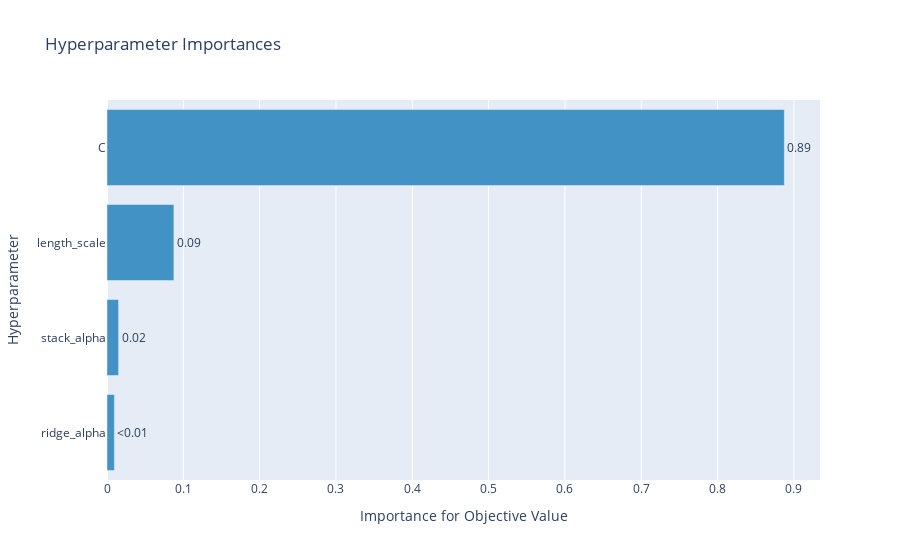

This figure's notebook cell:
### Code cell
plot_param_importances(study)

### Figure 1 — Plotly figure (JSON) as saved in the notebook; plotly's stock layout.template omitted (floating-point values rounded to 4 significant figures)
{"data": [{"cliponaxis": false, "hovertemplate": ["ridge_alpha (FloatDistribution): 0.009651510867111024<extra></extra>", "stack_alpha (FloatDistribution): 0.015146326482770905<extra></extra>", "length_scale (FloatDistribution): 0.08767657987249171<extra></extra>", "C (FloatDistribution): 0.8875255827776264<extra></extra>"], "marker": {"color": "rgb(66,146,198)"}, "orientation": "h", "text": ["<0.01", "0.02", "0.09", "0.89"], "textposition": "outside", "type": "bar", "x": [0.009652, 0.01515, 0.08768, 0.8875], "y": ["ridge_alpha", "stack_alpha", "length_scale", "C"]}], "layout": {"showlegend": false, "title": {"text": "Hyperparameter Importances"}, "xaxis": {"title": {"text": "Importance for Objective Value"}}, "yaxis": {"title": {"text": "Hyperparameter"}}}}
